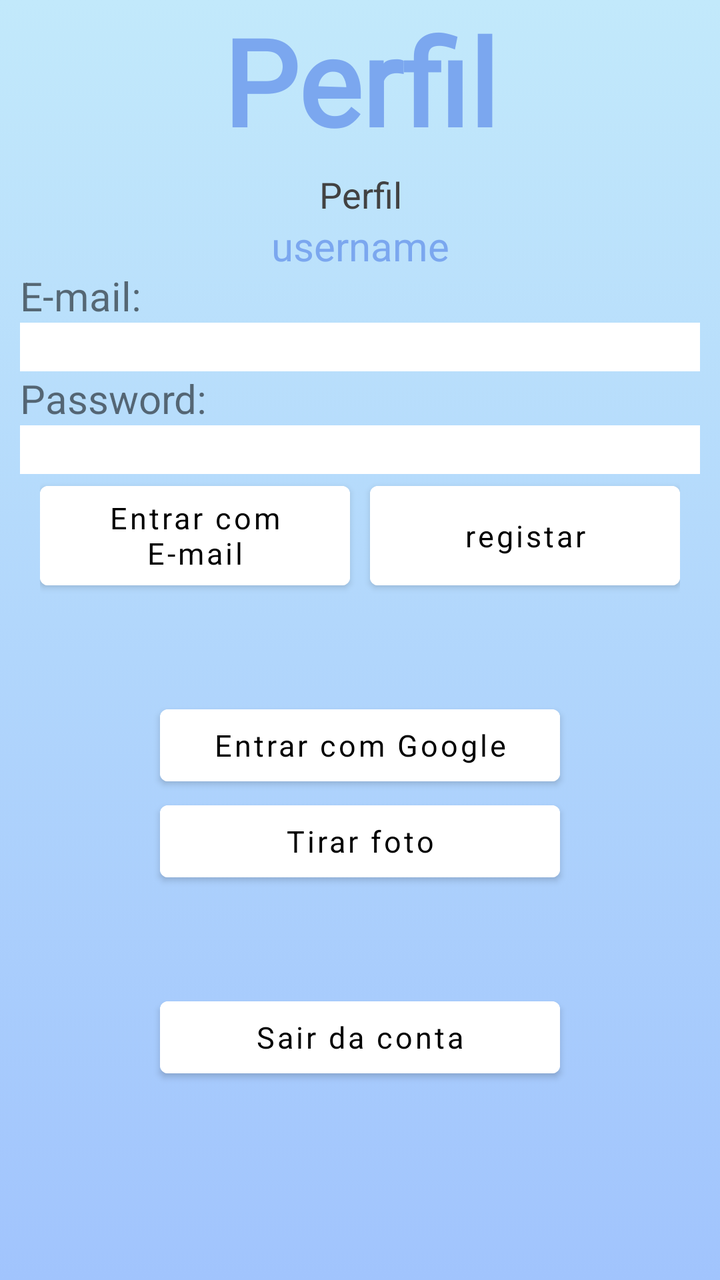
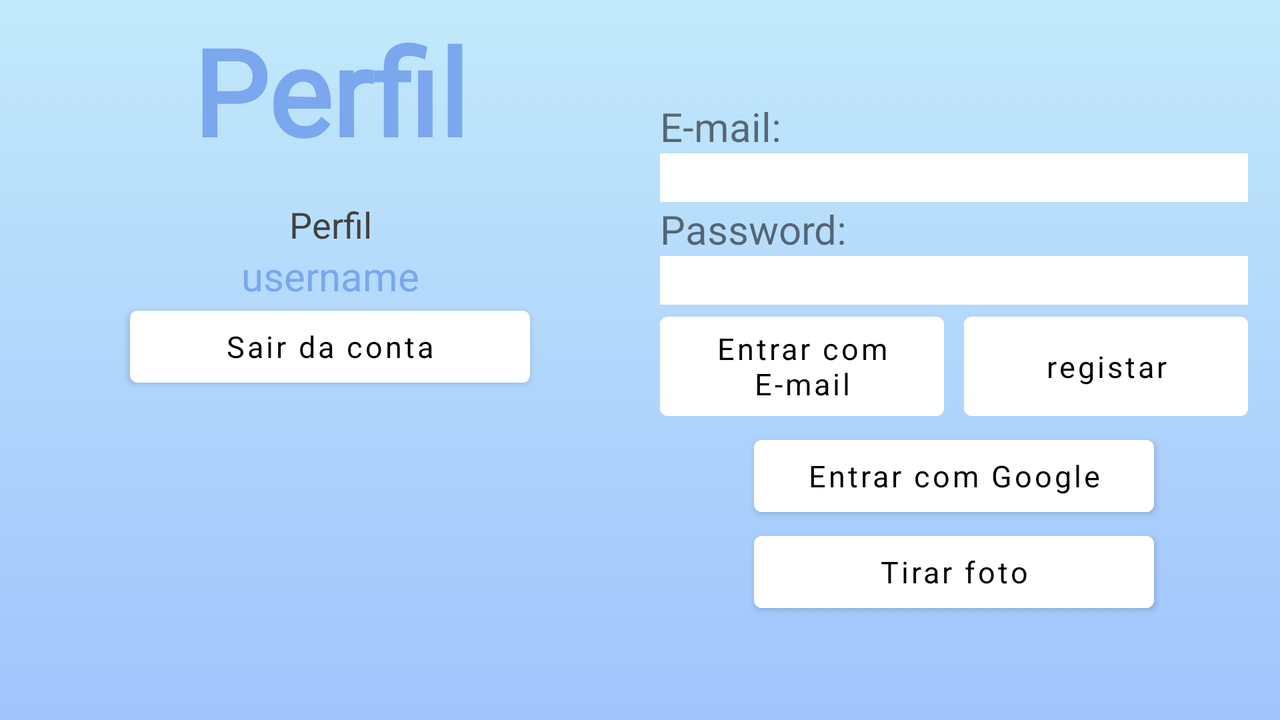

An Android layout and its configuration variant, each rendered on a device that would load it. The default file and the variant file are quoted in full after the pictures.
<!-- AndroidManifest.xml: application theme Theme.ReversiGame -->
<!-- res/layout/activity_perfil.xml -->
<?xml version="1.0" encoding="utf-8"?>
<LinearLayout xmlns:android="http://schemas.android.com/apk/res/android"
    xmlns:tools="http://schemas.android.com/tools"
    android:layout_width="match_parent"
    android:layout_height="match_parent"
    android:orientation="vertical"
    android:layout_gravity="center"
    android:background="@drawable/gradient_backgroud"
    tools:context=".PerfilActivity">

    <LinearLayout
        android:layout_width="match_parent"
        android:layout_height="wrap_content"
        android:orientation="vertical">

        <TextView
            android:layout_width="match_parent"
            android:layout_height="wrap_content"
            android:layout_marginBottom="5dp"
            android:gravity="center"
            android:text="@string/perfil"
            android:textStyle="bold"
            android:fontFamily="@font/dancingbold"
            android:textSize="60sp"
            android:textColor="@color/blueTheme"
            />

        <LinearLayout
            android:layout_width="match_parent"
            android:layout_height="wrap_content"
            android:orientation="vertical">

            <ImageView
                android:layout_width="wrap_content"
                android:layout_height="wrap_content"
                android:maxWidth="120dp"
                android:maxHeight="120dp"
                android:layout_gravity="center"
                android:src="@drawable/profile"
                android:scaleType="fitCenter"
                android:adjustViewBounds="true"
                android:id="@+id/perfilImage"
                />

            <TextView
                android:layout_width="match_parent"
                android:layout_height="wrap_content"
                android:gravity="center"
                android:text="@string/perfil"
                android:fontFamily="sans-serif"
                android:textSize="18sp"
                android:textColor="@color/cardview_dark_background"
                />
            <TextView
                android:layout_width="match_parent"
                android:layout_height="25dp"
                android:gravity="center"
                android:text="username"
                android:id="@+id/tvUsername"
                android:textSize="20sp"
                android:textColor="@color/blueTheme"
                />
        </LinearLayout>

            <LinearLayout
                android:layout_width="match_parent"
                android:layout_height="wrap_content"
                android:orientation="vertical"
                android:id="@+id/llRegister"
                android:layout_marginHorizontal="10dp"
                android:visibility="visible">
            <TextView
                android:layout_width="match_parent"
                android:layout_height="wrap_content"
                android:text="E-mail:"
                android:textSize="20sp" />

            <EditText
                android:id="@+id/edEmail"
                android:layout_width="match_parent"
                android:layout_height="wrap_content"
                android:background="@color/white"
                android:inputType="textEmailAddress"/>

            <TextView
                android:layout_width="match_parent"
                android:layout_height="wrap_content"
                android:text="Password:"
                android:textSize="20sp" />

            <EditText
                android:id="@+id/edPassword"
                android:layout_width="match_parent"
                android:layout_height="wrap_content"
                android:background="@color/white"
                android:inputType="textPassword" />

            <LinearLayout
                android:layout_width="match_parent"
                android:layout_height="wrap_content"
                android:orientation="horizontal"
                android:layout_marginHorizontal="10dp">
                <Button
                    android:layout_width="0dp"
                    android:layout_height="match_parent"
                    android:layout_weight="1"
                    android:layout_gravity="center"
                    android:backgroundTint="@color/white"
                    android:fontFamily="sans-serif"
                    android:text="@string/entrar_com_e_mail"
                    android:onClick="onAutenticarEmail"
                    android:textColor="@color/black"
                    android:textSize="15sp"/>
                <Button
                    android:layout_width="0dp"
                    android:layout_height="match_parent"
                    android:layout_weight="1"
                    android:layout_gravity="center"
                    android:backgroundTint="@color/white"
                    android:fontFamily="sans-serif"
                    android:text="registar"
                    android:layout_marginLeft="10dp"
                    android:onClick="onRegistarEmail"
                    android:textColor="@color/black"
                    android:textSize="15sp"/>
            </LinearLayout>
        </LinearLayout>
        <LinearLayout
            android:layout_width="match_parent"
            android:layout_height="wrap_content"
            android:orientation="vertical"
            android:layout_marginVertical="50dp">

            <Button
                android:layout_width="200dp"
                android:layout_height="wrap_content"
                android:layout_gravity="center"
                android:backgroundTint="@color/white"
                android:fontFamily="sans-serif"
                android:onClick="onAutenticarGmail"
                android:text="@string/entrar_com_google"
                android:textColor="@color/black"
                android:textSize="15sp" />

            <Button
                android:layout_width="200dp"
                android:layout_height="wrap_content"
                android:layout_gravity="center"
                android:backgroundTint="@color/white"
                android:fontFamily="sans-serif"
                android:onClick="takePic"
                android:text="@string/tirar_foto"
                android:textColor="@color/black"
                android:textSize="15sp" />

        </LinearLayout>
        <Button
            android:layout_width="200dp"
            android:layout_height="wrap_content"
            android:layout_gravity="center"
            android:backgroundTint="@color/white"
            android:fontFamily="sans-serif"
            android:onClick="onSignOut"
            android:text="@string/sair_da_conta"
            android:textColor="@color/black"
            android:textSize="15sp" />

    </LinearLayout>

</LinearLayout>
<!-- resources referenced by this layout -->
<resources>
  <color name="black">#FF000000</color>
  <color name="blueTheme"> #7BA7EF</color>
  <color name="white">#FFFFFFFF</color>
  <!-- drawable gradient_backgroud (drawable) -->
  <?xml version="1.0" encoding="utf-8"?>
  <selector xmlns:android="http://schemas.android.com/apk/res/android">
  
      <item>
          <shape>
              <gradient
                  android:angle="90"
                  android:startColor="#a1c4fd"
                  android:endColor="#c2e9fb"
                  android:type="linear"/>
  
          </shape>
      </item>
  </selector>
  <string name="entrar_com_e_mail">Entrar com E-mail</string>
  <string name="entrar_com_google">Entrar com Google</string>
  <string name="perfil">Perfil</string>
  <string name="sair_da_conta">Sair da conta</string>
  <string name="tirar_foto">Tirar foto</string>
  <style name="Theme.ReversiGame" parent="Theme.MaterialComponents.DayNight.DarkActionBar">
          
          <item name="colorPrimary">#7BA7EF</item>
          <item name="colorPrimaryVariant">#000000</item>
          <item name="colorOnPrimary">@color/white</item>
          
          <item name="colorSecondary">@color/teal_200</item>
          <item name="colorSecondaryVariant">@color/teal_700</item>
          <item name="colorOnSecondary">@color/black</item>
          
          <item name="android:statusBarColor" tools:targetApi="l">?attr/colorPrimaryVariant</item>
          
          <item name="textAllCaps">false</item>
      </style>
  <color name="teal_200">#FF03DAC5</color>
  <color name="teal_700">#FF018786</color>
</resources>
<!-- res/layout-land/activity_perfil.xml (the repository's variant of the layout above) -->
<!-- drawn on the phone turned sideways -->
<?xml version="1.0" encoding="utf-8"?>
<LinearLayout xmlns:android="http://schemas.android.com/apk/res/android"
    xmlns:tools="http://schemas.android.com/tools"
    android:layout_width="match_parent"
    android:layout_height="match_parent"
    android:orientation="horizontal"
    android:layout_gravity="center"
    android:background="@drawable/gradient_backgroud"
    tools:context=".PerfilActivity">


    <LinearLayout
        android:layout_width="wrap_content"
        android:layout_height="303dp"
        android:layout_gravity="top"
        android:layout_marginHorizontal="30dp"
        android:layout_marginVertical="5dp"
        android:orientation="vertical">

        <TextView
            android:layout_width="270dp"
            android:layout_height="wrap_content"
            android:fontFamily="@font/dancingbold"
            android:gravity="center"
            android:text="@string/perfil"
            android:textColor="@color/blueTheme"
            android:textSize="60sp"
            android:textStyle="bold" />

        <LinearLayout
            android:layout_width="match_parent"
            android:layout_height="wrap_content"
            android:layout_marginVertical="15dp"
            android:orientation="vertical">

            <ImageView
                android:layout_width="wrap_content"
                android:layout_height="wrap_content"
                android:layout_gravity="center"
                android:adjustViewBounds="true"
                android:maxWidth="100dp"
                android:maxHeight="100dp"
                android:scaleType="fitCenter"
                android:src="@drawable/profile" />

            <TextView
                android:layout_width="match_parent"
                android:layout_height="wrap_content"
                android:fontFamily="sans-serif"
                android:gravity="center"
                android:text="@string/perfil"
                android:textColor="@color/cardview_dark_background"
                android:textSize="18sp" />

            <TextView
                android:id="@+id/tvUsername"
                android:layout_width="match_parent"
                android:layout_height="25dp"
                android:fontFamily="sans-serif"
                android:gravity="center"
                android:text="username"
                android:textColor="@color/blueTheme"
                android:textSize="20sp" />
            <Button
                android:layout_width="200dp"
                android:layout_height="wrap_content"
                android:layout_gravity="center"
                android:backgroundTint="@color/white"
                android:fontFamily="sans-serif"
                android:onClick="onSignOut"
                android:text="@string/sair_da_conta"
                android:textColor="@color/black"
                android:textSize="15sp" />
        </LinearLayout>

    </LinearLayout>


    <LinearLayout
        android:layout_width="294dp"
        android:layout_height="wrap_content"
        android:layout_gravity="center_vertical"
        android:layout_marginVertical="20dp"
        android:orientation="vertical">

        <LinearLayout
                android:layout_width="match_parent"
                android:layout_height="wrap_content"
                android:orientation="vertical"
                android:id="@+id/llRegister"
                android:visibility="visible">
            <TextView
                android:layout_width="match_parent"
                android:layout_height="wrap_content"
                android:text="E-mail:"
                android:textSize="20sp" />

            <EditText
                android:id="@+id/edEmail"
                android:layout_width="match_parent"
                android:layout_height="wrap_content"
                android:background="@color/white"
                android:inputType="textEmailAddress"/>

            <TextView
                android:layout_width="match_parent"
                android:layout_height="wrap_content"
                android:text="Password:"
                android:textSize="20sp" />

            <EditText
                android:id="@+id/edPassword"
                android:layout_width="match_parent"
                android:layout_height="wrap_content"
                android:background="@color/white"
                android:inputType="textPassword" />

            <LinearLayout
                android:layout_width="match_parent"
                android:layout_height="wrap_content"
                android:orientation="horizontal">
                <Button
                    android:layout_width="0dp"
                    android:layout_height="match_parent"
                    android:layout_weight="1"
                    android:layout_gravity="center"
                    android:backgroundTint="@color/white"
                    android:fontFamily="sans-serif"
                    android:text="@string/entrar_com_e_mail"
                    android:onClick="onAutenticarEmail"
                    android:textColor="@color/black"
                    android:textSize="15sp"/>
                <Button
                    android:layout_width="0dp"
                    android:layout_height="match_parent"
                    android:layout_weight="1"
                    android:layout_gravity="center"
                    android:backgroundTint="@color/white"
                    android:fontFamily="sans-serif"
                    android:text="registar"
                    android:layout_marginLeft="10dp"
                    android:onClick="onRegistarEmail"
                    android:textColor="@color/black"
                    android:textSize="15sp"/>
            </LinearLayout>
            <LinearLayout
                android:layout_width="match_parent"
                android:layout_height="wrap_content"
                android:orientation="horizontal">
                <LinearLayout
                    android:layout_width="match_parent"
                    android:layout_height="wrap_content"
                    android:orientation="vertical">
                    <Button
                        android:layout_width="200dp"
                        android:layout_height="wrap_content"
                        android:layout_gravity="center"
                        android:backgroundTint="@color/white"
                        android:fontFamily="sans-serif"
                        android:onClick="onAutenticarGmail"
                        android:text="@string/entrar_com_google"
                        android:textColor="@color/black"
                        android:textSize="15sp" />

                    <Button
                        android:layout_width="200dp"
                        android:layout_height="wrap_content"
                        android:layout_gravity="center"
                        android:backgroundTint="@color/white"
                        android:fontFamily="sans-serif"
                        android:onClick="takePic"
                        android:text="@string/tirar_foto"
                        android:textColor="@color/black"
                        android:textSize="15sp" />
                </LinearLayout>
            </LinearLayout>
        </LinearLayout>

    </LinearLayout>

</LinearLayout>
